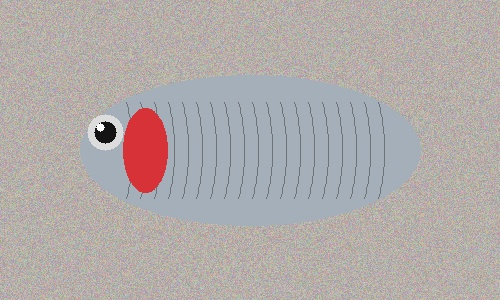
#> input picture sample_dataset/Fresh/Karimeen/karimeen_fresh_1.jpg, 500 x 300 px
$ python -i freshness_features.py   (imports and definitions only)   (older library calls are emulated)
#> lines starting #> are read from the running program, lines starting #| are printed output that depends on the picture; after the words box and inside, x2 and y2 are one past the last pixel; in counts of white or black regions, pixels touching at a corner belong together
#> further down, picture is the input picture: shape (300, 500, 3); mean B, G, R 170.2, 171.4, 177.7
import cv2
import numpy as np


def _clamp_0_100(val: float) -> float:
    return float(np.clip(val, 0.0, 100.0))


def _norm_range(val: float, low: float, high: float) -> float:
    if high <= low:
        return 50.0
    return _clamp_0_100(((val - low) / (high - low)) * 100.0)


def compute_built_in_freshness(bgr_img: np.ndarray) -> dict:
    """
    Calibrated OpenCV heuristic for app.py:
    - Prevents white ice / bright background & glare from collapsing Surface score to ~5%.
    - Avoids harsh penalties when Gill or Belly is partially submerged/obscured on ice.
    - Preserves sensitivity to clear eye detail, healthy visual structure, and real spoilage/damage.
    """
    if bgr_img is None or bgr_img.size == 0:
        raise ValueError("Invalid image provided to compute_built_in_freshness")

    img = cv2.resize(bgr_img, (224, 224), interpolation=cv2.INTER_AREA)
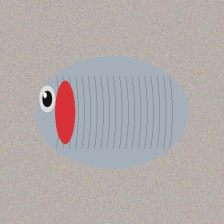
#> img: shape (224, 224, 3); mean B, G, R 170.2, 171.4, 177.7
    hsv = cv2.cvtColor(img, cv2.COLOR_BGR2HSV).astype(np.float32)
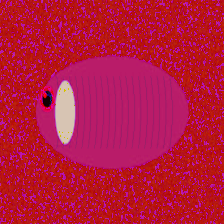
#> hsv: shape (224, 224, 3) float32; mean B, G, R 61.6, 24.3, 182.7
    gray_u8 = cv2.cvtColor(img, cv2.COLOR_BGR2GRAY)
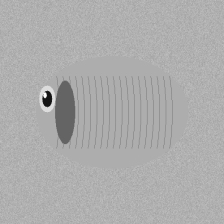
#> gray_u8: shape (224, 224); min 18, max 255, mean 173.1
    gray = gray_u8.astype(np.float32)

    val_mean = float(np.mean(hsv[:, :, 2]))
#> val_mean = 182.7
    val_std = float(np.std(hsv[:, :, 2]))
#> val_std = 10.55
    lap_var = float(cv2.Laplacian(gray_u8, cv2.CV_64F).var())
#> lap_var = 413.7
    edges = cv2.Canny(gray_u8, 50, 150)
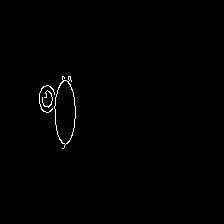
#> edges: shape (224, 224); 0.56% white in thin lines or dots, all inside (x1, y1, x2, y2) = (39, 76, 76, 149)
    edge_density = float(np.mean(edges > 0)) * 100.0
#> edge_density = 0.56

    # 1. Surface Freshness: reward sharpness, edge definition, and natural tonal variation;
    # only penalize extreme blown-out glare (>252) or heavy dark decay (<40).
    bright_glare_ratio = float(np.mean((hsv[:, :, 2] > 252) & (hsv[:, :, 1] < 20)))
#> bright_glare_ratio = 0.000159
    dark_rot_ratio = float(np.mean(gray < 40))
#> dark_rot_ratio = 0.00175

    surface_score = _clamp_0_100(
        0.35 * _norm_range(lap_var, 25.0, 350.0)
        + 0.25 * _norm_range(edge_density, 1.0, 12.0)
        + 0.20 * _norm_range(val_std, 12.0, 65.0)
        + 0.20 * _norm_range(val_mean, 60.0, 245.0)
        - bright_glare_ratio * 25.0
        - dark_rot_ratio * 70.0
    )
#> surface_score = 48.14

    # 2. Eye Condition: sharpness & contrast across main subject region
    eye_score = _clamp_0_100(
        0.50 * _norm_range(lap_var, 30.0, 320.0)
        + 0.30 * _norm_range(val_std, 14.0, 60.0)
        + 0.20 * _norm_range(edge_density, 1.2, 14.0)
    )
#> eye_score = 50

    # 3. Gill Color / Condition: if gill/redness/edge cues are limited or obscured on ice,
    # keep a balanced baseline (~72) instead of dropping sharply.
    b_ch = img[:, :, 0].astype(np.float32)
    g_ch = img[:, :, 1].astype(np.float32)
    r_ch = img[:, :, 2].astype(np.float32)

    red_cues = float(np.mean((r_ch > g_ch + 12.0) & (r_ch > b_ch + 12.0) & (r_ch > 65.0)))
#> red_cues = 0.142
    dark_sludge = float(np.mean((r_ch < 55.0) & (g_ch < 55.0) & (b_ch < 55.0)))
#> dark_sludge = 0.00187

    if red_cues < 0.01 and edge_density < 2.0:
        gill_score = 72.0
    else:
        gill_score = _clamp_0_100(
            68.0
            + _norm_range(red_cues, 0.01, 0.12) * 0.25
            + _norm_range(edge_density, 1.5, 14.0) * 0.15
            - dark_sludge * 80.0
        )
#> gill_score = 92.85

    # 4. Belly Swelling Check: avoid punishing ice-submerged or uniform bright bellies
    belly_roi = gray[115:215, 35:190]
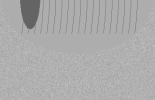
#> belly_roi: shape (100, 155) float32; min 98, max 192, mean 171.8
    belly_std = float(np.std(belly_roi))
#> belly_std = 13.71
    belly_dark = float(np.mean(belly_roi < 45))
#> belly_dark = 0

    if belly_std < 10.0:
        belly_score = 74.0
    else:
        excess_std_penalty = max(0.0, (belly_std - 65.0) * 0.5)
#> excess_std_penalty = 0
        belly_score = _clamp_0_100(84.0 - (belly_dark * 90.0) - excess_std_penalty)
#> belly_score = 84

    freshness_pct = round(
        _clamp_0_100(
            0.25 * surface_score
            + 0.30 * eye_score
            + 0.25 * gill_score
            + 0.20 * belly_score
        ),
        1,
    )
#> freshness_pct = 67

    return {
        "freshness_pct": freshness_pct,
        "gill_score": round(gill_score, 1),
        "eye_score": round(eye_score, 1),
        "belly_score": round(belly_score, 1),
        "surface_score": round(surface_score, 1),
    }

>>> import cv2
>>> picture = cv2.imread('sample_dataset/Fresh/Karimeen/karimeen_fresh_1.jpg')
>>> result = compute_built_in_freshness(picture)
#> result = {'freshness_pct': 67, 'gill_score': 92.9, 'eye_score': 50, 'belly_score': 84, 'surface_score': 48.1}

$ run again, on sample_dataset/Fresh/Karimeen/karimeen_fresh_2.jpg
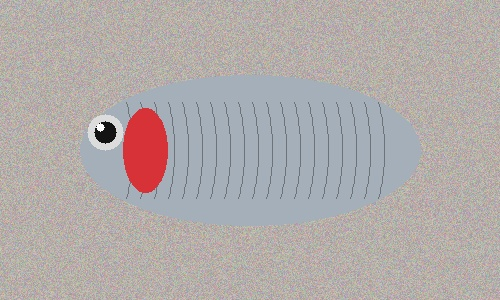
#> input picture sample_dataset/Fresh/Karimeen/karimeen_fresh_2.jpg, 500 x 300 px
#> picture is the input picture: shape (300, 500, 3); mean B, G, R 170.2, 171.4, 177.7
#> in compute_built_in_freshness, `img = cv2.resize(bgr_img, (224, 224), interpolation=cv2.INTER_AREA)`:
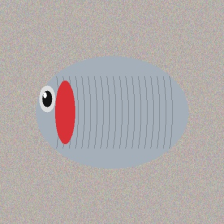
#> img: shape (224, 224, 3); mean B, G, R 170.2, 171.4, 177.7
#> in compute_built_in_freshness, `hsv = cv2.cvtColor(img, cv2.COLOR_BGR2HSV).astype(np.float32)`:
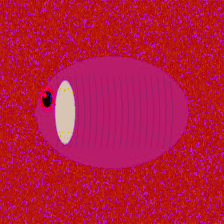
#> hsv: shape (224, 224, 3) float32; mean B, G, R 61.2, 24.3, 182.7
#> val_mean = 182.7
#> val_std = 10.58
#> lap_var = 413
#> edges: shape (224, 224); 0.56% white in thin lines or dots, all inside (x1, y1, x2, y2) = (39, 76, 76, 149)
#> edge_density = 0.558
#> bright_glare_ratio = 0.000159
#> dark_rot_ratio = 0.00175
#> surface_score = 48.14
#> eye_score = 50
#> red_cues = 0.145
#> dark_sludge = 0.00187
#> gill_score = 92.85
#> belly_std = 13.72
#> belly_dark = 0
#> belly_score = 84
#> freshness_pct = 67
#> result = {'freshness_pct': 67, 'gill_score': 92.9, 'eye_score': 50, 'belly_score': 84, 'surface_score': 48.1}

$ run again, on sample_dataset/Fresh/Karimeen/karimeen_fresh_3.jpg
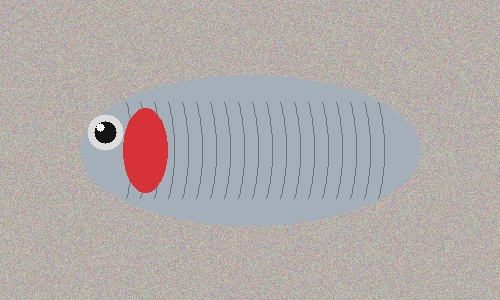
#> input picture sample_dataset/Fresh/Karimeen/karimeen_fresh_3.jpg, 500 x 300 px
#> picture is the input picture: shape (300, 500, 3); mean B, G, R 170.2, 171.4, 177.8
#> in compute_built_in_freshness, `img = cv2.resize(bgr_img, (224, 224), interpolation=cv2.INTER_AREA)`:
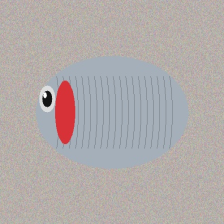
#> img: shape (224, 224, 3); mean B, G, R 170.2, 171.4, 177.8
#> in compute_built_in_freshness, `hsv = cv2.cvtColor(img, cv2.COLOR_BGR2HSV).astype(np.float32)`:
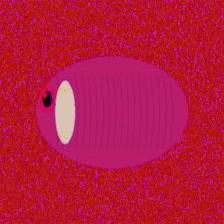
#> hsv: shape (224, 224, 3) float32; mean B, G, R 60.9, 24.3, 182.7
#> val_mean = 182.7
#> val_std = 10.57
#> lap_var = 414
#> edges: shape (224, 224); 0.56% white in thin lines or dots, all inside (x1, y1, x2, y2) = (39, 76, 76, 149)
#> edge_density = 0.56
#> bright_glare_ratio = 0.000159
#> dark_rot_ratio = 0.00175
#> surface_score = 48.14
#> eye_score = 50
#> red_cues = 0.145
#> dark_sludge = 0.00187
#> gill_score = 92.85
#> belly_std = 13.68
#> belly_dark = 0
#> belly_score = 84
#> freshness_pct = 67
#> result = {'freshness_pct': 67, 'gill_score': 92.9, 'eye_score': 50, 'belly_score': 84, 'surface_score': 48.1}
